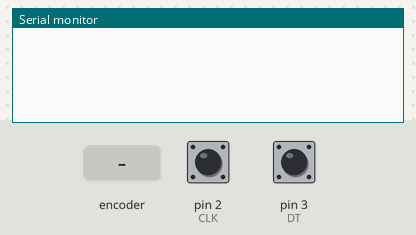
A sketch run on a simulated Arduino Uno, built with avr-gcc and run on an emulated ATmega328P. Parts: the last lines printed to the serial monitor. Inputs (shaded band) come from the test bench; at power-on: pin 2 (CLK) HIGH, pin 3 (DT) HIGH.

Above: at 1.2 s.
1.3 s: rotary encoder on pin 2 (CLK) / pin 3 (DT) turned 1 step (first pin leading)
At 2.2 s:
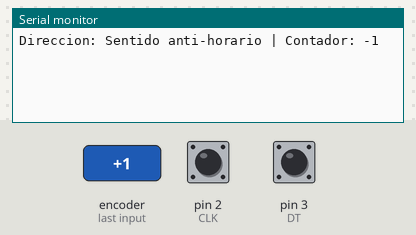
3.0 s: rotary encoder on pin 2 (CLK) / pin 3 (DT) turned 2 steps (second pin leading)
At 4.5 s:
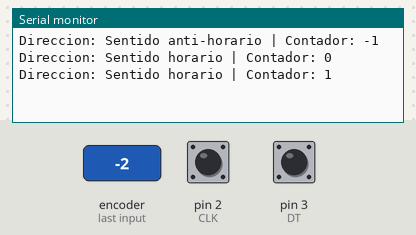

The sketch:

EncoderVersion3.0.ino
```cpp
// Rotary Encoder Inputs
#define CLK 2
#define DT 3

int counter = 0;
int currentStateCLK;
int lastStateCLK;
String currentDir ="";
unsigned long lastButtonPress = 0;

void setup() {
  pinMode(CLK,INPUT);
  pinMode(DT,INPUT);

  // Setup Serial Monitor
  Serial.begin(9600);

  // Lee el estado incial
  lastStateCLK = digitalRead(CLK);
}

void loop() {

  // Lee el estado actual
  currentStateCLK = digitalRead(CLK);

  // Si el estado actual es diferente, ocurrio un pulso
  // Reacciona con un estado para evitar un doble contador
  if (currentStateCLK != lastStateCLK  && currentStateCLK == 1){

    // Girando en sentido contra las agujas del reloj
    if (digitalRead(DT) != currentStateCLK) {
      counter --;
      currentDir ="Sentido anti-horario";
    } else {
      // Girando en sentido del reloj
      counter ++;
      currentDir ="Sentido horario";
    }

    Serial.print("Direccion: ");
    Serial.print(currentDir);
    Serial.print(" | Contador: ");
    Serial.println(counter);
  }

  // Se guarda el ultimo estado
  lastStateCLK = currentStateCLK;

  delay(1);
}
```

Measured:
- after the input at 1.3 s, the serial monitor: prints a new line after 0.05 s (image 1)
- after the input at 3.0 s, the serial monitor: prints a new line after 0.08 s (image 2)
